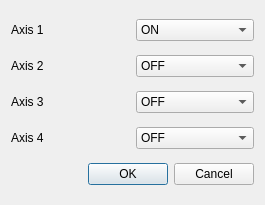
<?xml version="1.0" encoding="UTF-8"?>
<ui version="4.0">
 <class>Dialog</class>
 <widget class="QDialog" name="Dialog">
  <property name="geometry">
   <rect>
    <x>0</x>
    <y>0</y>
    <width>265</width>
    <height>205</height>
   </rect>
  </property>
  <property name="windowTitle">
   <string>Dialog</string>
  </property>
  <layout class="QGridLayout" name="gridLayout">
   <item row="0" column="0">
    <widget class="QLabel" name="label">
     <property name="text">
      <string>Axis 1</string>
     </property>
    </widget>
   </item>
   <item row="1" column="0">
    <widget class="QLabel" name="label_2">
     <property name="text">
      <string>Axis 2</string>
     </property>
    </widget>
   </item>
   <item row="2" column="0">
    <widget class="QLabel" name="label_3">
     <property name="text">
      <string>Axis 3</string>
     </property>
    </widget>
   </item>
   <item row="3" column="0">
    <widget class="QLabel" name="label_4">
     <property name="text">
      <string>Axis 4</string>
     </property>
    </widget>
   </item>
   <item row="0" column="1">
    <widget class="QComboBox" name="axis1_cb">
     <item>
      <property name="text">
       <string>ON</string>
      </property>
     </item>
    </widget>
   </item>
   <item row="1" column="1">
    <widget class="QComboBox" name="axis2_cb">
     <item>
      <property name="text">
       <string>OFF</string>
      </property>
     </item>
     <item>
      <property name="text">
       <string>ON</string>
      </property>
     </item>
    </widget>
   </item>
   <item row="2" column="1">
    <widget class="QComboBox" name="axis3_cb">
     <item>
      <property name="text">
       <string>OFF</string>
      </property>
     </item>
     <item>
      <property name="text">
       <string>ON</string>
      </property>
     </item>
    </widget>
   </item>
   <item row="3" column="1">
    <widget class="QComboBox" name="axis4_cb">
     <item>
      <property name="text">
       <string>OFF</string>
      </property>
     </item>
     <item>
      <property name="text">
       <string>ON</string>
      </property>
     </item>
    </widget>
   </item>
   <item row="4" column="0" colspan="2">
    <widget class="QDialogButtonBox" name="buttonBox">
     <property name="orientation">
      <enum>Qt::Horizontal</enum>
     </property>
     <property name="standardButtons">
      <set>QDialogButtonBox::Cancel|QDialogButtonBox::Ok</set>
     </property>
    </widget>
   </item>
  </layout>
 </widget>
 <resources/>
 <connections>
  <connection>
   <sender>buttonBox</sender>
   <signal>accepted()</signal>
   <receiver>Dialog</receiver>
   <slot>accept()</slot>
   <hints>
    <hint type="sourcelabel">
     <x>248</x>
     <y>254</y>
    </hint>
    <hint type="destinationlabel">
     <x>157</x>
     <y>274</y>
    </hint>
   </hints>
  </connection>
  <connection>
   <sender>buttonBox</sender>
   <signal>rejected()</signal>
   <receiver>Dialog</receiver>
   <slot>reject()</slot>
   <hints>
    <hint type="sourcelabel">
     <x>316</x>
     <y>260</y>
    </hint>
    <hint type="destinationlabel">
     <x>286</x>
     <y>274</y>
    </hint>
   </hints>
  </connection>
 </connections>
</ui>
